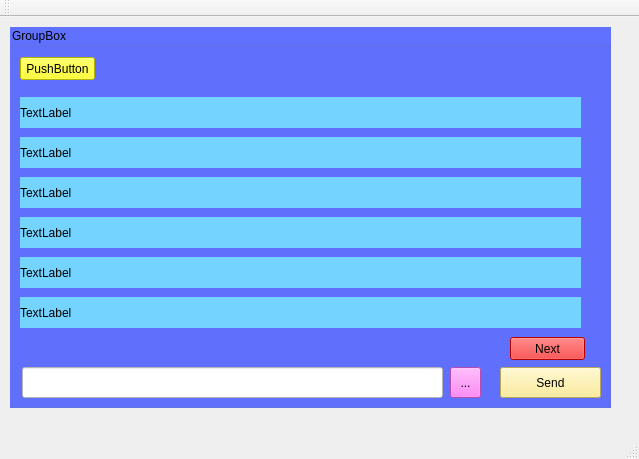
<?xml version="1.0" encoding="UTF-8"?>
<ui version="4.0">
 <class>MainWindow</class>
 <widget class="QMainWindow" name="MainWindow">
  <property name="geometry">
   <rect>
    <x>0</x>
    <y>0</y>
    <width>639</width>
    <height>459</height>
   </rect>
  </property>
  <property name="windowTitle">
   <string>MainWindow</string>
  </property>
  <widget class="QWidget" name="centralWidget">
   <widget class="QGroupBox" name="groupBox">
    <property name="geometry">
     <rect>
      <x>10</x>
      <y>10</y>
      <width>601</width>
      <height>381</height>
     </rect>
    </property>
    <property name="styleSheet">
     <string notr="true">background-color:rgb(97, 113, 255)</string>
    </property>
    <property name="title">
     <string>GroupBox</string>
    </property>
    <widget class="QLineEdit" name="lineEdit">
     <property name="geometry">
      <rect>
       <x>12</x>
       <y>340</y>
       <width>421</width>
       <height>31</height>
      </rect>
     </property>
     <property name="styleSheet">
      <string notr="true">background-color: rgb(255, 255, 255)</string>
     </property>
    </widget>
    <widget class="QToolButton" name="toolButton">
     <property name="geometry">
      <rect>
       <x>440</x>
       <y>340</y>
       <width>31</width>
       <height>31</height>
      </rect>
     </property>
     <property name="styleSheet">
      <string notr="true">background-color:rgb(255, 103, 243)</string>
     </property>
     <property name="text">
      <string>...</string>
     </property>
    </widget>
    <widget class="QPushButton" name="pushButton">
     <property name="geometry">
      <rect>
       <x>490</x>
       <y>340</y>
       <width>101</width>
       <height>31</height>
      </rect>
     </property>
     <property name="styleSheet">
      <string notr="true">background-color : rgb(255, 234, 129)</string>
     </property>
     <property name="text">
      <string>Send</string>
     </property>
    </widget>
    <widget class="QLabel" name="label">
     <property name="geometry">
      <rect>
       <x>10</x>
       <y>70</y>
       <width>561</width>
       <height>31</height>
      </rect>
     </property>
     <property name="styleSheet">
      <string notr="true">background-color : rgb(117, 212, 255)</string>
     </property>
     <property name="text">
      <string>TextLabel</string>
     </property>
    </widget>
    <widget class="QLabel" name="label_2">
     <property name="geometry">
      <rect>
       <x>10</x>
       <y>110</y>
       <width>561</width>
       <height>31</height>
      </rect>
     </property>
     <property name="styleSheet">
      <string notr="true">background-color : rgb(117, 212, 255)</string>
     </property>
     <property name="text">
      <string>TextLabel</string>
     </property>
    </widget>
    <widget class="QLabel" name="label_3">
     <property name="geometry">
      <rect>
       <x>10</x>
       <y>150</y>
       <width>561</width>
       <height>31</height>
      </rect>
     </property>
     <property name="styleSheet">
      <string notr="true">background-color : rgb(117, 212, 255)</string>
     </property>
     <property name="text">
      <string>TextLabel</string>
     </property>
    </widget>
    <widget class="QLabel" name="label_4">
     <property name="geometry">
      <rect>
       <x>10</x>
       <y>190</y>
       <width>561</width>
       <height>31</height>
      </rect>
     </property>
     <property name="styleSheet">
      <string notr="true">background-color : rgb(117, 212, 255)</string>
     </property>
     <property name="text">
      <string>TextLabel</string>
     </property>
    </widget>
    <widget class="QLabel" name="label_5">
     <property name="geometry">
      <rect>
       <x>10</x>
       <y>230</y>
       <width>561</width>
       <height>31</height>
      </rect>
     </property>
     <property name="styleSheet">
      <string notr="true">background-color : rgb(117, 212, 255)</string>
     </property>
     <property name="text">
      <string>TextLabel</string>
     </property>
    </widget>
    <widget class="QLabel" name="label_6">
     <property name="geometry">
      <rect>
       <x>10</x>
       <y>270</y>
       <width>561</width>
       <height>31</height>
      </rect>
     </property>
     <property name="styleSheet">
      <string notr="true">background-color : rgb(117, 212, 255)</string>
     </property>
     <property name="text">
      <string>TextLabel</string>
     </property>
    </widget>
    <widget class="QPushButton" name="pushButton_2">
     <property name="geometry">
      <rect>
       <x>500</x>
       <y>310</y>
       <width>75</width>
       <height>23</height>
      </rect>
     </property>
     <property name="styleSheet">
      <string notr="true">background-color: rgb(255, 0, 0)</string>
     </property>
     <property name="text">
      <string>Next</string>
     </property>
    </widget>
    <widget class="QPushButton" name="pushButton_3">
     <property name="geometry">
      <rect>
       <x>10</x>
       <y>30</y>
       <width>75</width>
       <height>23</height>
      </rect>
     </property>
     <property name="styleSheet">
      <string notr="true">background-color: rgb(255, 255, 0)</string>
     </property>
     <property name="text">
      <string>PushButton</string>
     </property>
    </widget>
   </widget>
  </widget>
  <widget class="QMenuBar" name="menuBar">
   <property name="geometry">
    <rect>
     <x>0</x>
     <y>0</y>
     <width>639</width>
     <height>21</height>
    </rect>
   </property>
  </widget>
  <widget class="QToolBar" name="mainToolBar">
   <attribute name="toolBarArea">
    <enum>TopToolBarArea</enum>
   </attribute>
   <attribute name="toolBarBreak">
    <bool>false</bool>
   </attribute>
  </widget>
  <widget class="QStatusBar" name="statusBar"/>
 </widget>
 <layoutdefault spacing="6" margin="11"/>
 <resources/>
 <connections/>
</ui>
